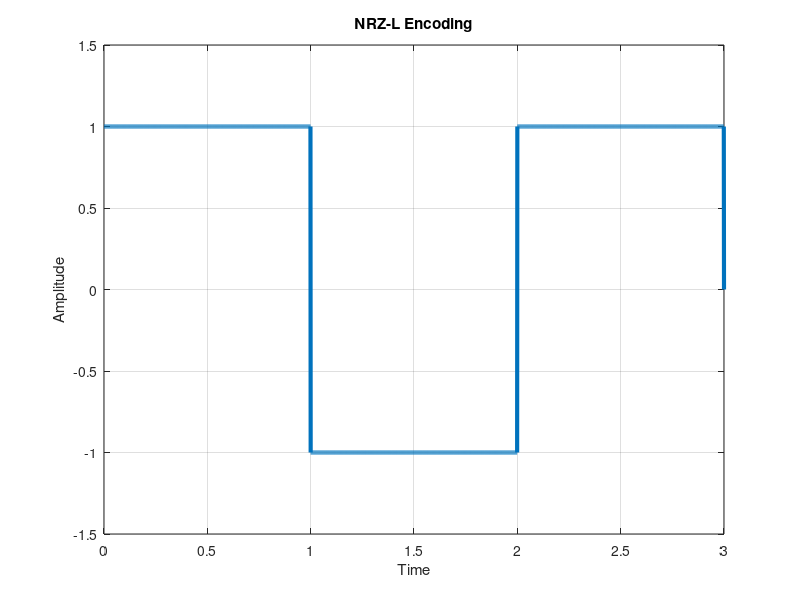

Recreate this plot in MATLAB.
bits = [1 0 1];
bitrate = 1;
n = 1000;

T = length(bits)/bitrate;
N = n*length(bits);
dt = T/N;
t = 0:dt:T;

x = zeros(1,length(t));

% NRZ-L Encoding
for i=1:length(bits)
  if bits(i) == 1
    x(((i-1)*n)+1:i*n) = 1;  % High level for bit '1'
  else
    x(((i-1)*n)+1:i*n) = -1; % Low level for bit '0'
  end
end

plot(t, x, 'Linewidth', 3);
title('NRZ-L Encoding');
xlabel('Time');
ylabel('Amplitude');
grid on;
ylim([-1.5 1.5]); % Adjust y-axis limits for better visualization

% NRZ-L Decoding
result = [];
for i = 1:length(bits)
  % Find the middle sample of each bit interval
  middle_sample_index = round(((i-1)*n) + (n/2));
  if middle_sample_index <= length(x)
    if x(middle_sample_index) > 0
      result(i) = 1;
    else
      result(i) = 0;
    end
  end
end

disp('NRZ-L Decoding:');
disp(result);
